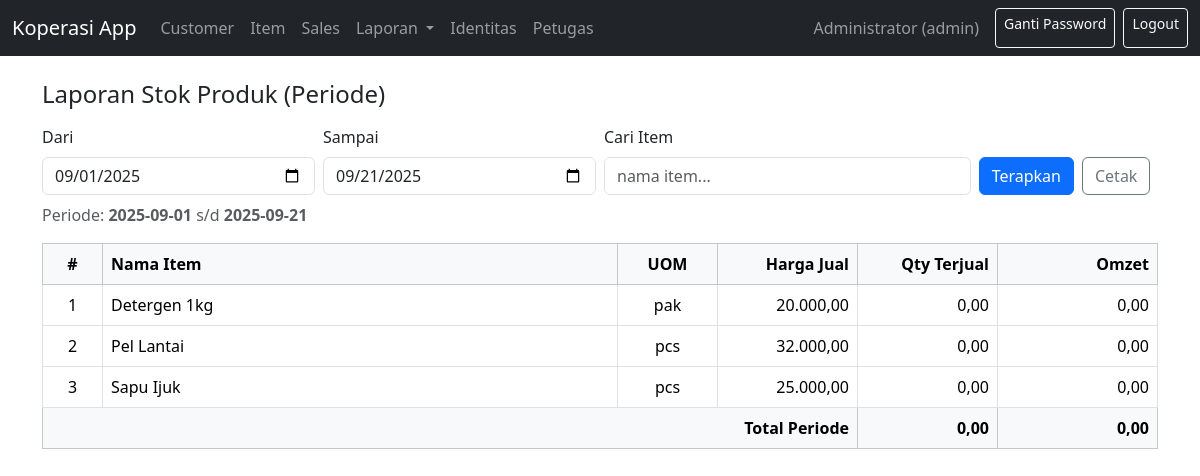
The page /index.php?r=reports/stock (signed in) on the database its author committed.
### tables this page shows
CREATE TABLE items (
  id_item INT AUTO_INCREMENT PRIMARY KEY,
  nama_item VARCHAR(150) NOT NULL,
  uom VARCHAR(30) NOT NULL,  
  harga_beli DECIMAL(14,2) NOT NULL DEFAULT 0.00,
  harga_jual DECIMAL(14,2) NOT NULL DEFAULT 0.00,
  is_active TINYINT(1) NOT NULL DEFAULT 1
);

### app/controllers/BaseController.php (called while the page is built, shortened)
<?php
class BaseController
{
    protected function view(string $view, array $data = []): void
    {
        include __DIR__ . '/../views/partials/layout.php';
    }
}

### app/controllers/ReportsController.php (called while the page is built, shortened)
<?php
require_once __DIR__ . '/BaseController.php';
class ReportsController extends BaseController
{
    private function _get(string $key, $default = '')
    {
        if (!isset($_GET[$key])) return $default;
        $v = trim((string)$_GET[$key]);
        return ($v === '') ? $default : $v;
    }
    private function normDate(?string $v, string $default): string
    {
        $v = trim((string)$v);
        if ($v === '') return $default;
        return $default;
    }
    public function stock()
    {
        $pdo = $this->pdo;
        $tableExists = function(string $table) use ($pdo): bool {
            $sql = "SELECT COUNT(*) FROM information_schema.TABLES
                    WHERE TABLE_SCHEMA = DATABASE() AND TABLE_NAME = :t";
            $st = $pdo->prepare($sql);
            $st->execute([':t' => $table]);
            return (bool)$st->fetchColumn();
        };
        $columnExists = function(string $table, string $col) use ($pdo, $tableExists): bool {
            if (!$tableExists($table)) return false;
            $sql = "SELECT COUNT(*) FROM information_schema.COLUMNS
                    WHERE TABLE_SCHEMA = DATABASE() AND TABLE_NAME = :t AND COLUMN_NAME = :c";
            $st = $pdo->prepare($sql);
            $st->execute([':t' => $table, ':c' => $col]);
            return (bool)$st->fetchColumn();
        };
        $pickTable = function(array $candidates) use ($tableExists): ?string {
            foreach ($candidates as $t) if ($tableExists($t)) return $t;
            return null;
        };
        $pickColumn = function(string $table, array $candidates) use ($columnExists): ?string {
            foreach ($candidates as $c) if ($columnExists($table, $c)) return $c;
            return null;
        };
        $d1 = $this->normDate($this->_get('d1'), date('Y-m-01'));
        $d2 = $this->normDate($this->_get('d2'), date('Y-m-d'));
        $q  = trim((string)$this->_get('q', ''));
        $itemsTable   = 'items';
        $itemsIdCol   = $pickColumn($itemsTable, ['id_item','item_id','id']) ?? 'id_item';
        $itemNameCol  = $pickColumn($itemsTable, ['nama_item','name','item_name']) ?? 'nama_item';
        $itemUomCol   = $pickColumn($itemsTable, ['uom','satuan','unit']) ?? 'uom';
        $itemPriceCol = $pickColumn($itemsTable, ['harga_jual','harga','price','unit_price','harga_satuan']);
        $detailTable    = $pickTable(['transactions','sales_details','sale_details','transaction_detail','trans_detail','detail_transaksi']);
        $detailItemCol  = $detailTable ? ($pickColumn($detailTable, ['id_item','item_id']) ?? null) : null;
        $qtyCol         = $detailTable ? ($pickColumn($detailTable, ['qty','quantity','jumlah','qty_jual']) ?? null) : null;
        $priceCol       = $detailTable ? ($pickColumn($detailTable, ['harga_jual','harga','price','unit_price','harga_satuan']) ?? null) : null;
        $subtotalCol    = $detailTable ? ($pickColumn($detailTable, ['subtotal','sub_total','line_total','total_line']) ?? null) : null;
        $detailDateCol  = $detailTable ? ($pickColumn($detailTable, ['created_at','tanggal','tgl','date','waktu']) ?? null) : null;
        $join = '';
        $dateFilterInJoin = '';
        if ($detailTable && $detailItemCol) {
            $join = "LEFT JOIN {$detailTable} t
                     ON t.`{$detailItemCol}` = i.`{$itemsIdCol}` {$dateFilterInJoin}";
        }
        if ($detailTable && $priceCol) {
            $priceExpr = "COALESCE(AVG(t.`{$priceCol}`), " . ($itemPriceCol ? "i.`{$itemPriceCol}`" : "0") . ", 0)";
        } else {
            $priceExpr = ($itemPriceCol ? "COALESCE(i.`{$itemPriceCol}`,0)" : "0");
        }
        $qtyExpr = ($detailTable && $qtyCol) ? "COALESCE(SUM(t.`{$qtyCol}`),0)" : "0";
        if ($detailTable) {
            if ($subtotalCol) {
                $omzetExpr = "COALESCE(SUM(t.`{$subtotalCol}`),0)";
            } elseif ($qtyCol && $priceCol) {
                $omzetExpr = "COALESCE(SUM(t.`{$qtyCol}` * t.`{$priceCol}`),0)";
            } elseif ($qtyCol && $itemPriceCol) {
                $omzetExpr = "COALESCE(SUM(t.`{$qtyCol}` * i.`{$itemPriceCol}`),0)";
            } else {
                $omzetExpr = "0";
            }
        } else {
            $omzetExpr = "0";
        }
        $whereName = '';
        $param = [':d1' => $d1, ':d2' => $d2];
        $sql = "SELECT  i.`{$itemsIdCol}` AS id_item,
                        i.`{$itemNameCol}` AS nama_item,
                        i.`{$itemUomCol}`  AS uom,
                        {$priceExpr}       AS harga_jual,
                        {$qtyExpr}         AS qty_jual,
                        {$omzetExpr}       AS omzet
                FROM {$itemsTable} i
                {$join}
                WHERE 1=1 {$whereName}
                GROUP BY i.`{$itemsIdCol}`, i.`{$itemNameCol}`, i.`{$itemUomCol}`
                ORDER BY i.`{$itemNameCol}` ASC";
        if (!$detailDateCol) { unset($param[':d1'], $param[':d2']); }
        $st = $pdo->prepare($sql);
        $st->execute($param);
        $rows = $st->fetchAll(PDO::FETCH_ASSOC);
        $sumQty = 0; $sumOmzet = 0;
        foreach ($rows as $r) { $sumQty += (float)$r['qty_jual']; $sumOmzet += (float)$r['omzet']; }
        return $this->view('reports/stock_index', [
            'rows'     => $rows,
            'd1'       => $d1,
            'd2'       => $d2,
            'q'        => $q,
            'sumQty'   => $sumQty,
            'sumOmzet' => $sumOmzet,
        ]);
    }
}

### public/index.php (called while the page is built, shortened)
<?php
require_once __DIR__ . '/../config/db.php';
$route = $_GET['r'] ?? 'auth/login';
list($controller, $action) = array_pad(explode('/', $route), 2, null);
function dispatch($pdo, $controller, $action) {
  $obj = new $className($pdo);
  $obj->$action();
}
dispatch($pdo, $controller, $action);

### app/views/reports/stock_index.php (the view, shortened to what this page needs)
<?php
if (!function_exists('fmt_money')) {
    function fmt_money($n) {
        return number_format((float)$n, 2, ',', '.');
    }
}
if (!function_exists('fmt_int')) {
    function fmt_int($n) {
        return number_format((float)$n, 2, ',', '.');
    }
}
$d1 = $d1 ?? date('Y-m-01');
$d2 = $d2 ?? date('Y-m-d');
$q  = $q  ?? '';
$rows = $rows ?? [];
$sumQty   = $sumQty   ?? 0;
$sumOmzet = $sumOmzet ?? 0;
?>
<div class="d-flex align-items-center mb-3">
  <h4 class="mb-0">Laporan Stok Produk (Periode)</h4>
</div>
<form class="row g-2 mb-2" method="get">
  <div class="col-md-3">
    <label class="form-label">Dari</label>
    <input type="date" class="form-control" name="d1" value="<?= htmlspecialchars($d1) ?>">
  </div>
  <div class="col-md-3">
    <label class="form-label">Sampai</label>
    <input type="date" class="form-control" name="d2" value="<?= htmlspecialchars($d2) ?>">
  </div>
  <div class="col-md-4">
    <label class="form-label">Cari Item</label>
    <input type="text" class="form-control" name="q" placeholder="nama item..." value="<?= htmlspecialchars($q) ?>">
  </div>
  <div class="col-md-2 d-flex align-items-end gap-2">
    <button class="btn btn-primary" type="submit">Terapkan</button>
    <button class="btn btn-outline-secondary" type="button" onclick="window.print()">Cetak</button>
  </div>
</form>
<p class="text-muted">Periode: <strong><?= htmlspecialchars($d1) ?></strong> s/d <strong><?= htmlspecialchars($d2) ?></strong></p>
<div class="table-responsive">
  <table class="table table-bordered align-middle">
    <thead class="table-light">
      <tr>
        <th class="text-center" style="width:60px">#</th>
        <th>Nama Item</th>
        <th class="text-center" style="width:100px">UOM</th>
        <th class="text-end" style="width:140px">Harga Jual</th>
        <th class="text-end" style="width:140px">Qty Terjual</th>
        <th class="text-end" style="width:160px">Omzet</th>
      </tr>
    </thead>
    <tbody>
      <?php if (empty($rows)): ?>
        <tr><td colspan="6" class="text-center text-muted">Tidak ada data</td></tr>
      <?php else: ?>
        <?php $no=1; foreach ($rows as $r):
          $nama  = $r['nama_item'] ?? '';
          $uom   = $r['uom'] ?? '';
          $harga = $r['harga_jual'] ?? 0;
          $qty   = $r['qty_jual'] ?? 0;
          $omzet = $r['omzet'] ?? 0;
        ?>
        <tr>
          <td class="text-center"><?= $no++ ?></td>
          <td><?= htmlspecialchars($nama) ?></td>
          <td class="text-center"><?= htmlspecialchars($uom) ?></td>
          <td class="text-end"><?= fmt_money($harga) ?></td>
          <td class="text-end"><?= fmt_int($qty) ?></td>
          <td class="text-end"><?= fmt_money($omzet) ?></td>
        </tr>
        <?php endforeach; ?>
        <tr class="table-light fw-bold">
          <td colspan="4" class="text-end">Total Periode</td>
          <td class="text-end"><?= fmt_int($sumQty) ?></td>
          <td class="text-end"><?= fmt_money($sumOmzet) ?></td>
        </tr>
      <?php endif; ?>
    </tbody>
  </table>
</div>

### rows shown on the page
items: nama_item "Detergen 1kg", uom "pak", harga "20.000,00", qty "0,00", omzet "0,00"
items: nama_item "Pel Lantai", uom "pcs", harga "32.000,00", qty "0,00", omzet "0,00"
items: nama_item "Sapu Ijuk", uom "pcs", harga "25.000,00", qty "0,00", omzet "0,00"

### other values the page prints
$userName "Administrator"
$lv "admin"
$d1 "2025-09-01"
$d2 "2025-09-21"
fmt_int($sumQty) "0,00"
fmt_money($sumOmzet) "0,00"
